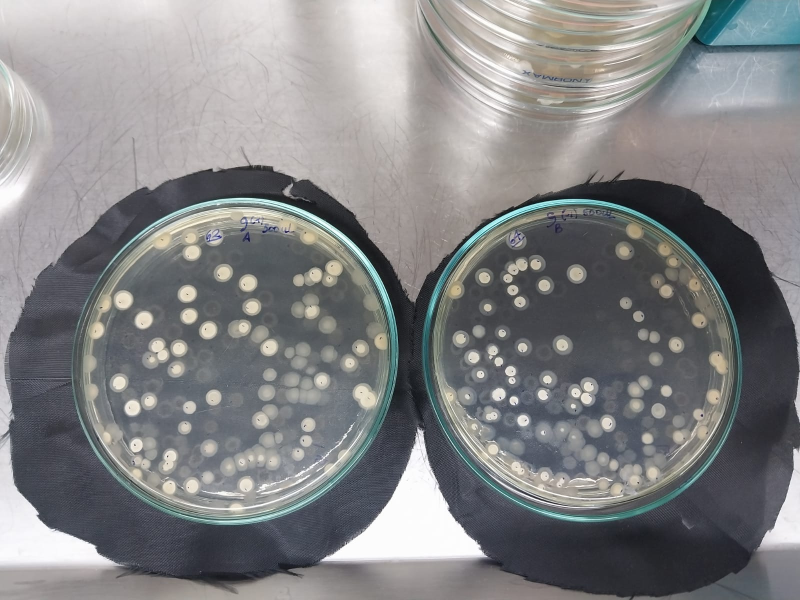
#> input picture images/placas/actinomicetos_1.jpeg, 1600 x 1200 px (shown at 1/2 size)
$ python -i embed_run_cellsam.py   (imports and definitions only)
#> lines starting #> are read from the running program, lines starting #| are printed output that depends on the picture
#> further down, picture is the input picture: shape (1200, 1600, 3); mean B, G, R 132.2, 131.1, 130.6
"""
Corre CellSAM (normalize=True, postprocess=True) sobre cada placa,
genera paneles 3-columna con segmentacion por instancia (colores aleatorios),
y embebe los outputs en cellsam_actinomicetos_clean.ipynb.
"""
import json, base64, io, csv
import numpy as np
import cv2
import matplotlib
# [1 line not run here, left out]
import matplotlib.pyplot as plt
from pathlib import Path
from skimage.measure import regionprops
from cellSAM import get_model, segment_cellular_image

IMAGES_DIR = Path(r'c:\Users\Sol\cellsam_project\cellsam\images\placas')
GT_CSV     = IMAGES_DIR / 'ground_truth.csv'
NB_PATH    = Path(r'c:\Users\Sol\cellsam_project\cellsam\notebooks\cellsam_actinomicetos_clean.ipynb')

MIN_COLONY_AREA = 300
MAX_COLONY_AREA = 50000
MIN_SOLIDITY    = 0.50

GT = {}
# [4 lines not run here, left out]

# ---- helpers ----

def detect_plates(img_bgr):
    h, w = img_bgr.shape[:2]
    portrait = h > w
    plates = []
    for i in range(2):
        if portrait:
            y0, y1 = i*h//2, (i+1)*h//2
            half = img_bgr[y0:y1, :]
            ox, oy = 0, y0
        else:
            x0, x1 = i*w//2, (i+1)*w//2
            half = img_bgr[:, x0:x1]
            ox, oy = x0, 0
        hh, hw = half.shape[:2]
        gray = cv2.cvtColor(half, cv2.COLOR_BGR2GRAY)
        blurred = cv2.GaussianBlur(gray, (21, 21), 0)
        circles = cv2.HoughCircles(blurred, cv2.HOUGH_GRADIENT, dp=1.2,
            minDist=max(hh, hw), param1=60, param2=25,
            minRadius=int(min(hh, hw)*0.30), maxRadius=int(min(hh, hw)*0.52))
        if circles is not None:
            best = np.round(circles[0][0]).astype(int)
            cx, cy, r = int(best[0])+ox, int(best[1])+oy, int(best[2])
        else:
            cx, cy, r = hw//2+ox, hh//2+oy, int(min(hh,hw)*0.43)
        plates.append((cx, cy, r))
#> this loop made 2 passes
#> (circles, best, cx, cy, r) on pass 2: ([[349.8, 714.6, 317.5]], [350, 715, 318], 1150, 715, 318)
#> pass 1, in detect_plates, `half = img_bgr[:, x0:x1]`:
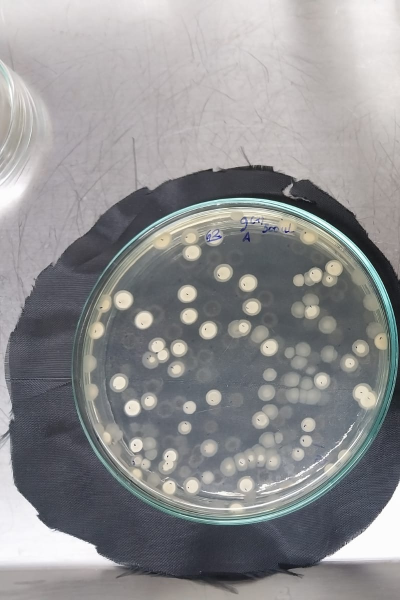
#> half: shape (1200, 800, 3) (shown at 1/2 size); mean B, G, R 144.8, 143.5, 143.6
#> pass 1, in detect_plates, `blurred = cv2.GaussianBlur(gray, (21, 21), 0)`:
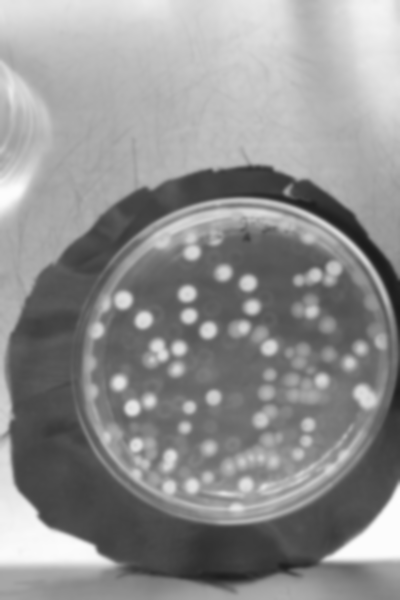
#> blurred: shape (1200, 800) (shown at 1/2 size); min 27, max 253, mean 143.6
#> pass 2, in detect_plates, `half = img_bgr[:, x0:x1]`:
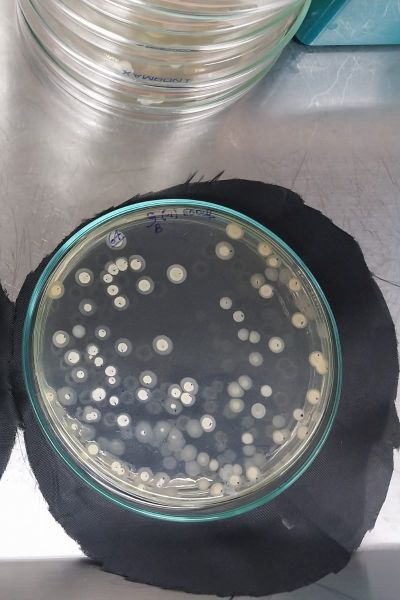
#> half: shape (1200, 800, 3) (shown at 1/2 size); mean B, G, R 119.6, 118.6, 117.6
#> after the loop:
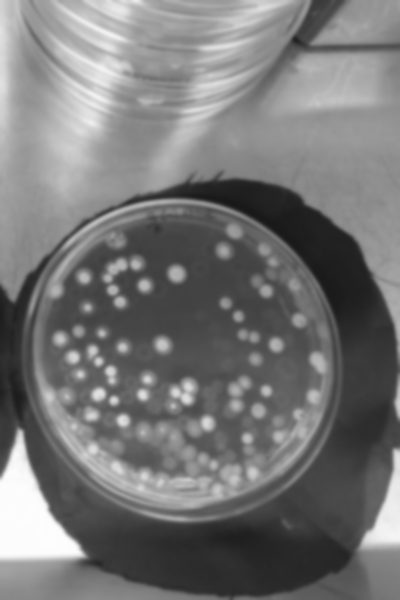
#> blurred: shape (1200, 800) (shown at 1/2 size); min 24, max 253, mean 118.4
#> after the loop:
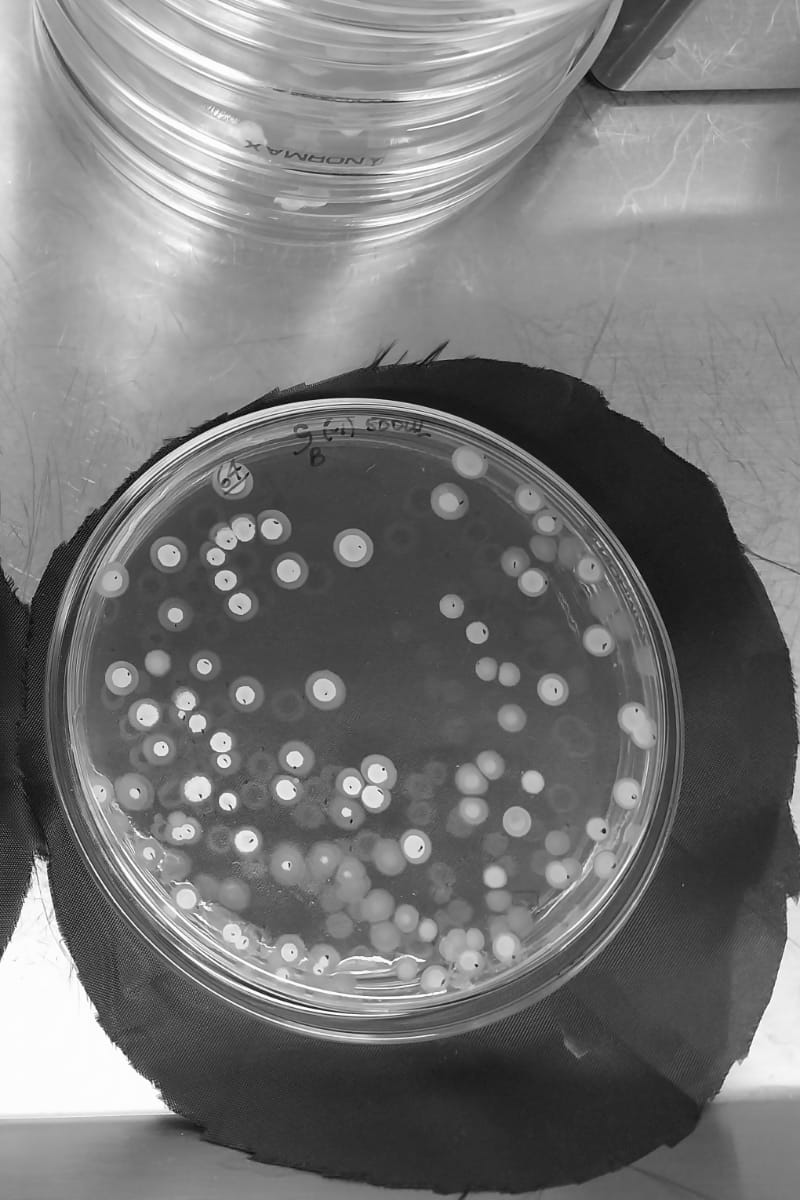
#> gray: shape (1200, 800); min 1, max 255, mean 118.4
#> after the loop, plates = [(483, 713, 319), (1150, 715, 318)]
    return plates


# [32 lines left out: functions crop_plate, apply_clahe, draw_instance_overlay, not called in this run]


def fig_to_b64(fig, dpi=110):
    buf = io.BytesIO()
    fig.savefig(buf, format='png', dpi=dpi, bbox_inches='tight')
    buf.seek(0)
    return base64.b64encode(buf.read()).decode('utf-8')


def png_output(b64):
    return {"output_type": "display_data", "metadata": {},
            "data": {"image/png": b64, "text/plain": ["<Figure>"]}}


# ---- cargar modelo ----
# [1 line not run here, left out]
# [1 line that did not run here, left out]
# [1 line not run here, left out]

# ---- procesar imagenes ----
panel_outputs = {}
all_results   = []

# [68 lines not run here, left out]

# ---- tabla y graficos ----
import pandas as pd

rows = []
# [8 lines not run here, left out]
df = pd.DataFrame(rows)
# [1 line that did not run here, left out]
# [1 line that did not run here, left out]
# [2 lines that did not run here, left out]

x = np.arange(len(all_results)); width = 0.30
names = [r['image'].replace('actinomicetos_','') for r in all_results]

fig, (ax1, ax2) = plt.subplots(2, 1, figsize=(12, 9), sharex=True)
# [12 lines not run here, left out]

labels, errors, colors_b = [], [], []
# [5 lines not run here, left out]
fig, ax = plt.subplots(figsize=(12, 5))
# [6 lines not run here, left out]

# ---- embeberlo todo en el notebook ----
# [1 line that did not run here, left out]

# [21 lines not run here, left out]

>>> import cv2
>>> picture = cv2.imread('../images/placas/actinomicetos_1.jpeg')
>>> result = detect_plates(picture)
#> result = [(483, 713, 319), (1150, 715, 318)]

$ run again, on images/placas/actinomicetos_5.jpeg
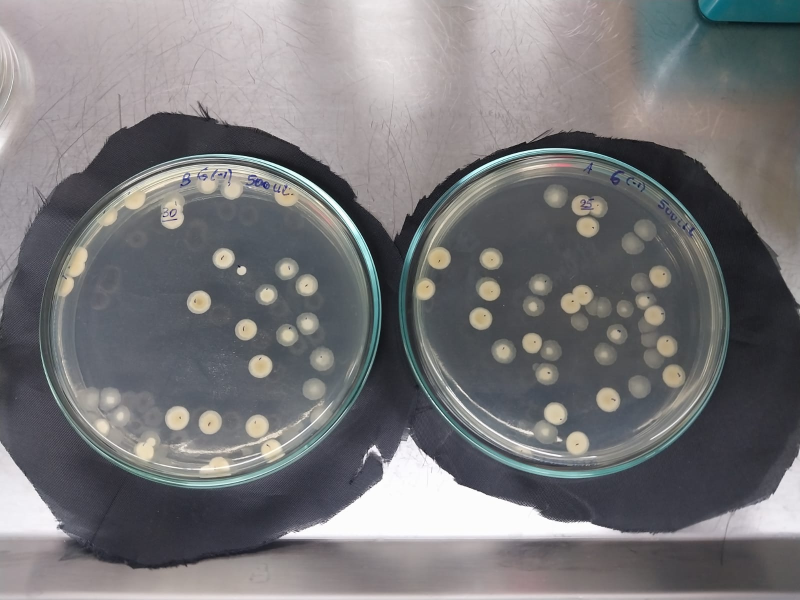
#> input picture images/placas/actinomicetos_5.jpeg, 1600 x 1200 px (shown at 1/2 size)
#> picture is the input picture: shape (1200, 1600, 3); mean B, G, R 121, 119, 119.9
#> the loop in detect_plates, `for i in range(2):` made 2 passes
#> (circles, best, cx, cy, r) on pass 2: ([[345, 642.6, 313.6]], [345, 643, 314], 1145, 643, 314)
#> pass 1, in detect_plates, `blurred = cv2.GaussianBlur(gray, (21, 21), 0)`:
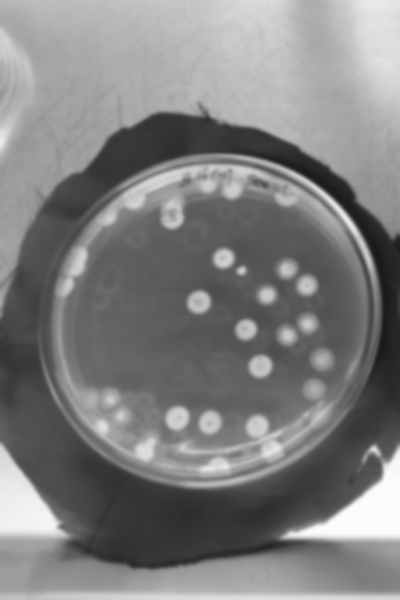
#> blurred: shape (1200, 800) (shown at 1/2 size); min 25, max 252, mean 127.7
#> after the loop in detect_plates, `for i in range(2):`:
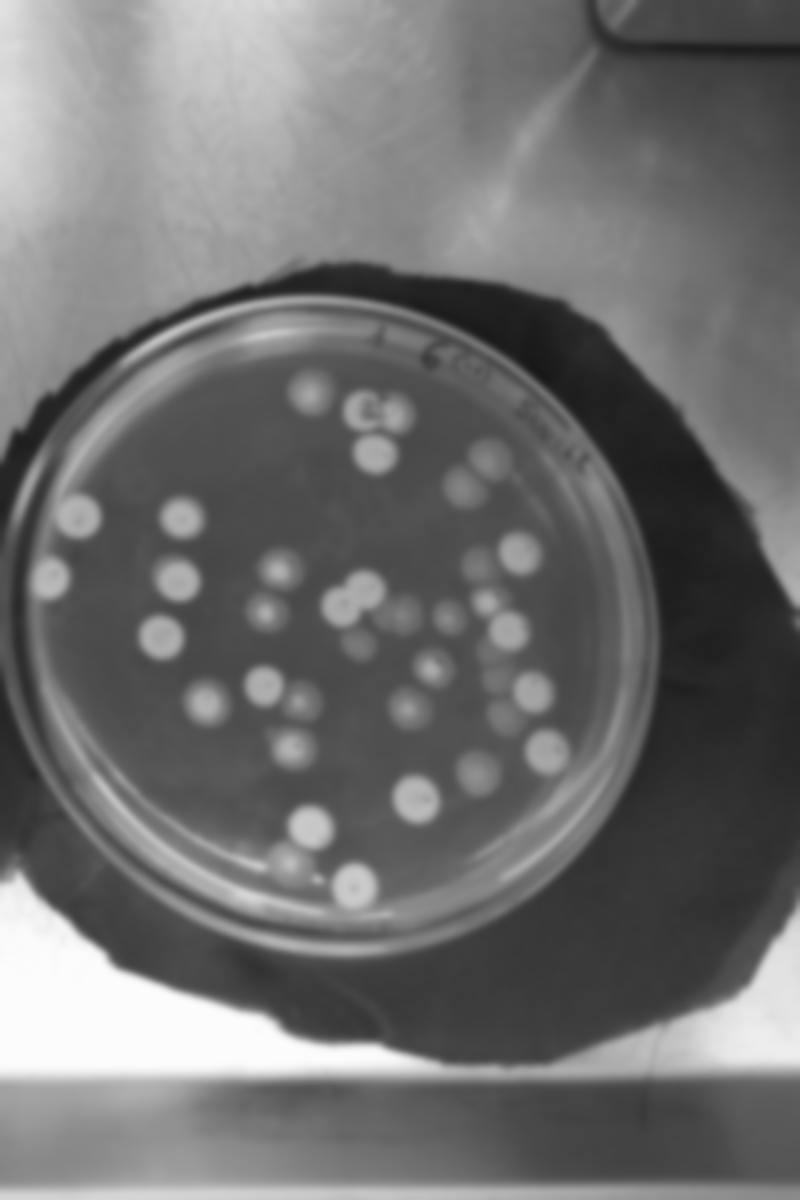
#> blurred: shape (1200, 800); min 23, max 252, mean 111.4
#> after the loop in detect_plates, `for i in range(2):`: plates = [(431, 645, 318), (1145, 643, 314)]

$ run again, on images/placas/actinomicetos_6.jpeg
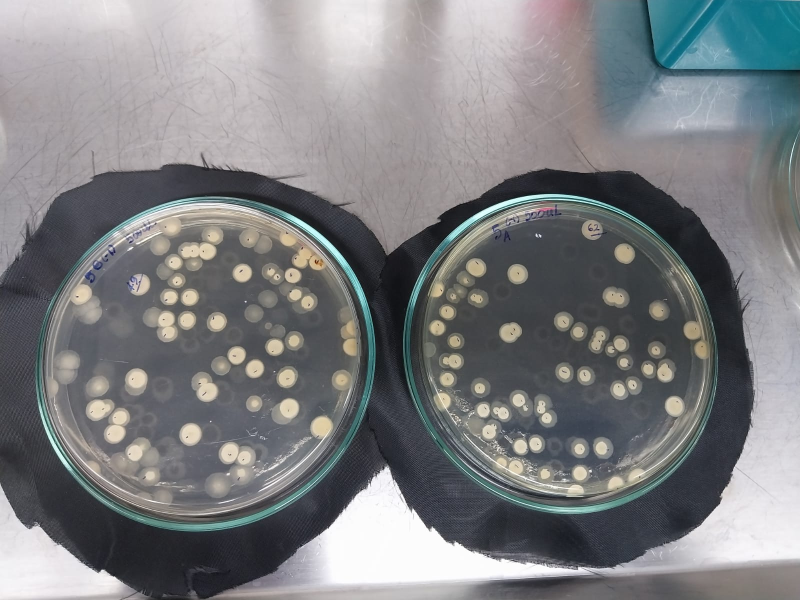
#> input picture images/placas/actinomicetos_6.jpeg, 1600 x 1200 px (shown at 1/2 size)
#> picture is the input picture: shape (1200, 1600, 3); mean B, G, R 129.3, 126.9, 125.2
#> the loop in detect_plates, `for i in range(2):` made 2 passes
#> (circles, best, cx, cy, r) on pass 2: ([[341.4, 731.4, 295]], [341, 731, 295], 1141, 731, 295)
#> pass 1, in detect_plates, `blurred = cv2.GaussianBlur(gray, (21, 21), 0)`:
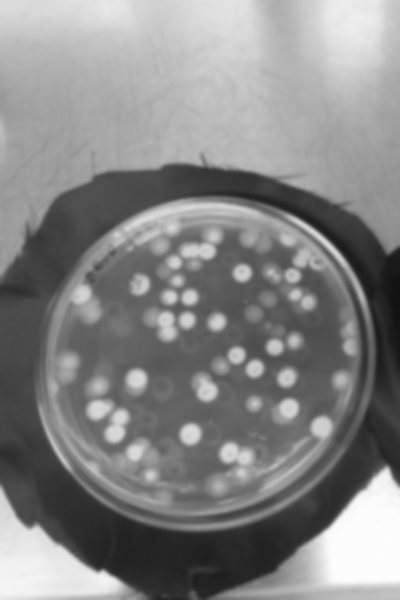
#> blurred: shape (1200, 800) (shown at 1/2 size); min 18, max 253, mean 134.1
#> after the loop in detect_plates, `for i in range(2):`:
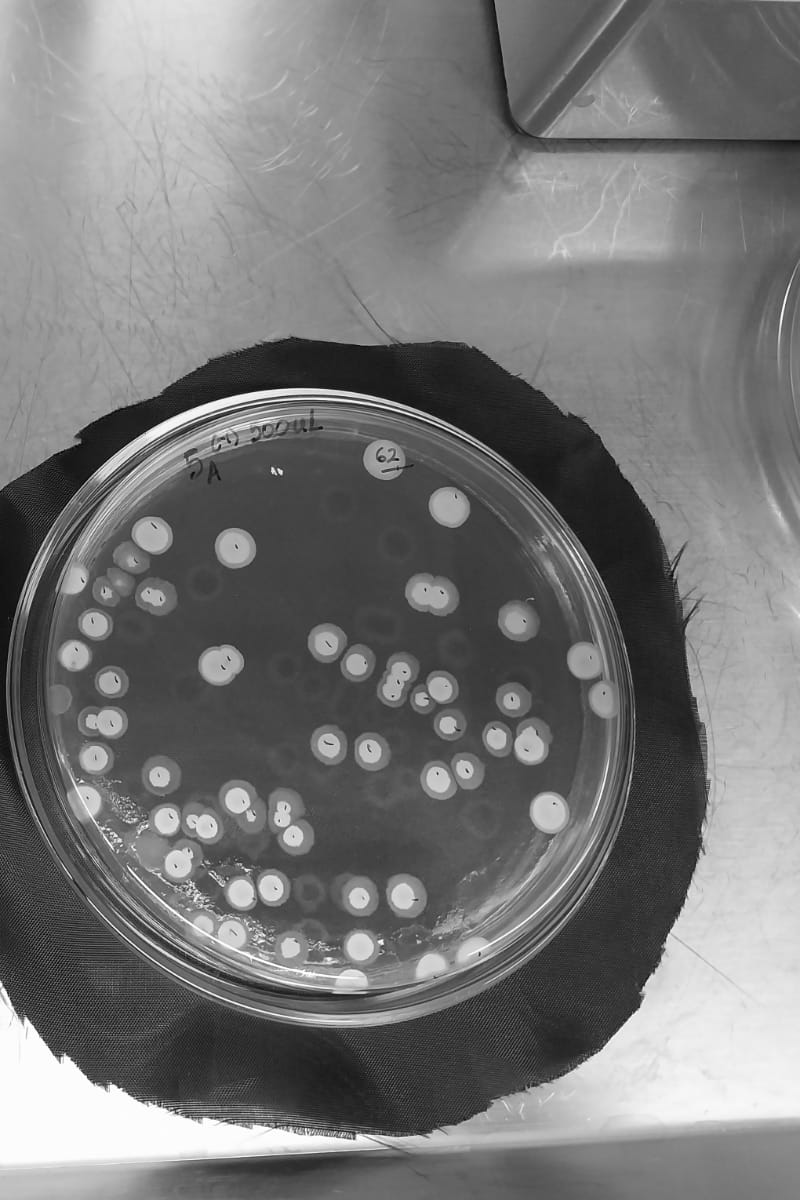
#> gray: shape (1200, 800); min 0, max 255, mean 119.2
#> after the loop in detect_plates, `for i in range(2):`: plates = [(387, 741, 321), (1141, 731, 295)]
